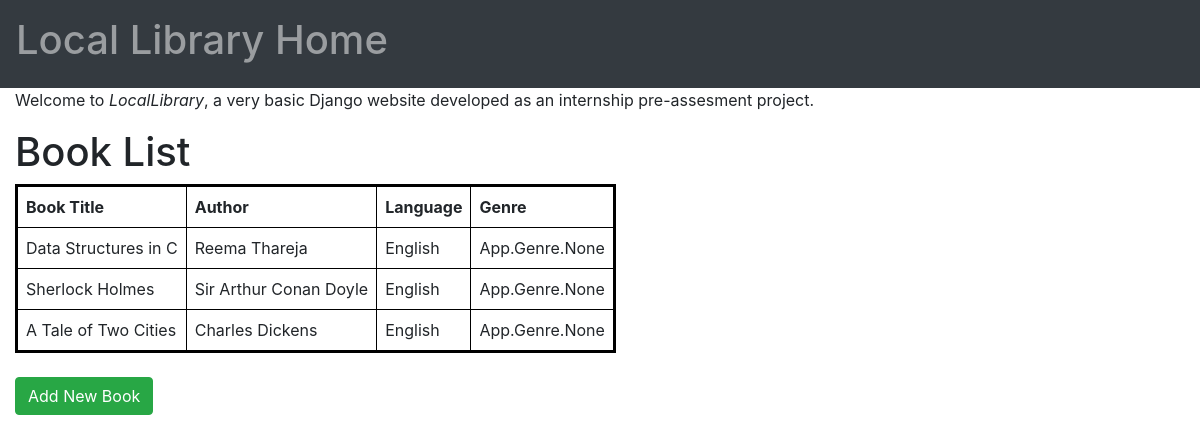
The page / on the database its author committed.
### App/models.py (models this page shows, shortened)
class Book(models.Model):
    title  = models.CharField(max_length = 200)
    author = models.CharField('Author', max_length=200, default='')
    genre = models.ManyToManyField('Genre', max_length= 20, help_text="Hold 'Ctrl' button to select multiple", default='null')
    language = models.CharField(max_length=100, default='')

### App/views.py (the view)
# urls.py: path('', BooksListView.as_view(), name = 'list'),
class BooksListView(generic.ListView):
    model = Book
    template_name = 'list.html'

### App/templates/list.html (shortened to what this page needs)
{% extends "base.html" %}
{% block content %}
<p>Welcome to <em>LocalLibrary</em>, a very basic Django website developed as an internship pre-assesment project.
    {% block content2 %}
        <h1>Book List</h1>
        {% if book_list %}
        <table style= "border: 3px solid black;">
            <thead>
            <tr">
              <th>Book Title</th>
              <th>Author</th>
              <th>Language</th>
              <th>Genre</th>
            </thead>
            <tbody>
            {% for book in book_list %}
            <tr>
            <td>{{book.title}}</td>
            <td>{{book.author}}</td>
            <td>{{book.language}}</td>
            <td>{{book.genre}}</td>
            {% endfor %}
            </tr>
            </tbody>
            </table>
        {% else %}
            <p>There are no books in the library.</p>
        {% endif %}
    {% endblock %}
{% endblock %}
{% block content3 %}
    <button class="btn btn-success" onclick=" window.open('App')"> Add New Book</button>
{% endblock %}

### App/templates/base.html (shortened to what this page needs)
<!DOCTYPE html>
<html lang="en">
<head>
  <link rel="stylesheet" href="https://stackpath.bootstrapcdn.com/bootstrap/4.3.1/css/bootstrap.min.css">
</head>
<body>
  <nav class="navbar navbar-dark bg-dark">
    <span class="navbar-text">
      <h1>Local Library Home</h1>
    </span>
  </nav>
  <div class="col-sm-10 ">
  {% block content %}
  {% endblock %}
  <br>
  {% block content3 %}
  {% endblock %}
  </div>
</body>
</html>

### App/templates/base.html (style rules this page uses)
td, th { border: 1px solid black; text-align: left; padding: 8px; }

### rows shown on the page
Book: title "Data Structures in C", author "Reema Thareja", language "English", genre "App.Genre.None"
Book: title "Sherlock Holmes", author "Sir Arthur Conan Doyle", language "English", genre "App.Genre.None"
Book: title "A Tale of Two Cities", author "Charles Dickens", language "English", genre "App.Genre.None"
